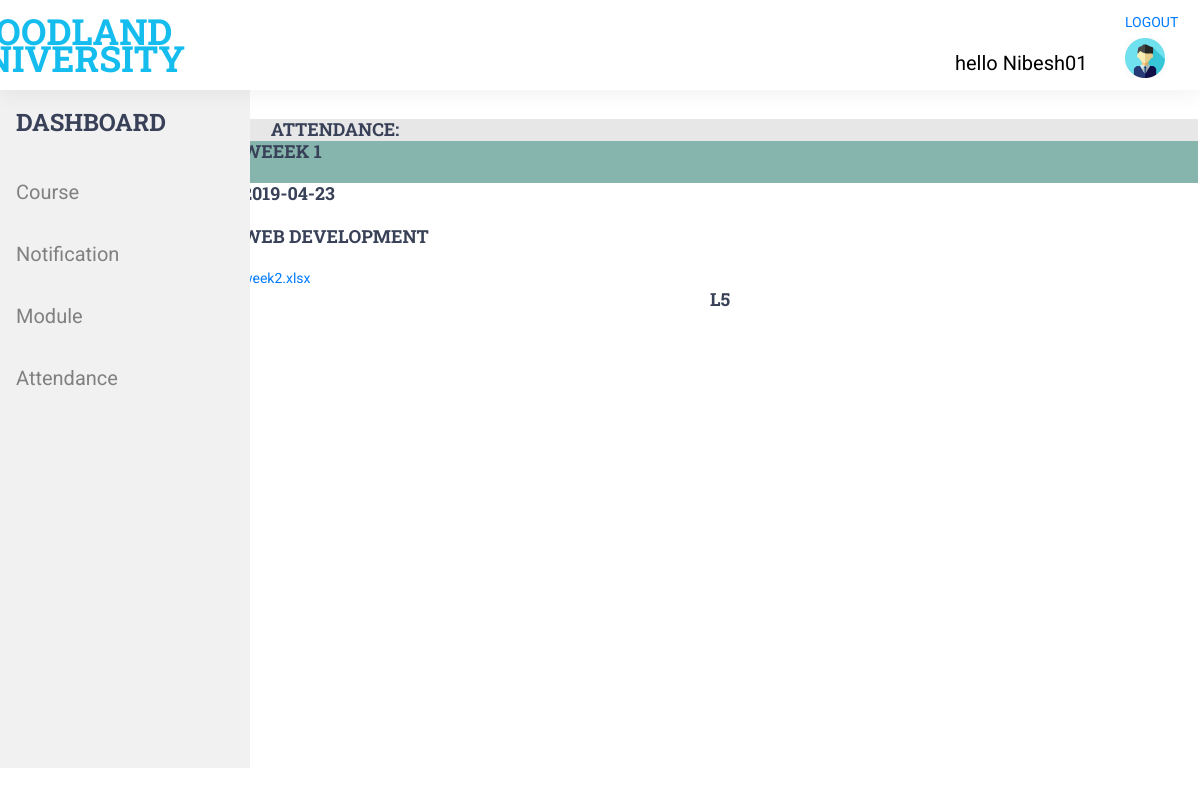
The app's page /course_leader/view_attendance.php (signed in) with its own data.
### tables this page shows
CREATE TABLE `attendance` (
  `id` int(11) NOT NULL,
  `class` varchar(255) NOT NULL,
  `week` varchar(255) NOT NULL,
  `attendance` varchar(255) NOT NULL,
  `attendance_creation_date` date NOT NULL,
  `module_name` varchar(255) NOT NULL
);

### course_leader/view_attendance.php (the view, shortened to what this page needs)
<?php
include 'session.php';
?>
<!DOCTYPE html>
<html>
<head>
	<link rel="stylesheet" type="text/css" href="../styles/bootstrap4/bootstrap.min.css">
<link rel="stylesheet" type="text/css" href="../styles/main_styles.css">
<link rel="stylesheet" type="text/css" href="../styles/responsive.css">
<link rel="stylesheet" type="text/css" href="../styles/style.css">
</head>
<body>
	<section>
		<main>
				<?php require 'course_leader_sidebar.php';
	       ?>
			<div class="courses">
		<div class="section_background parallax-window" data-parallax="scroll" data-image-src="../images/courses_background.jpg" data-speed="0.8" style="height: 100%; position: fixed;"></div>
	 <div class="notification" >
	 	<div class="note">
  <h4 style="margin-left: 3%;">ATTENDANCE:</h4>
  </div>
  <?php
$pdo = new PDO('mysql:dbname=group_project;host=localhost', 'root', '');
$users = $pdo->prepare("SELECT * FROM attendance");
$users->execute();
?>
<?php
foreach ($users as $row) {?>
	<div class="about_module">
<h4><?php echo"WEEEK ".$row['week']?></h4><br></div>
<h4><?php echo $row['attendance_creation_date']?></h4><br>
<h4><?php echo $row['module_name']?></h4><br>
<a type="file" href="../module_leader/attendance_file/<?php echo $row['attendance']?>"><?php echo $row['attendance']?></a><br>
<h4 style="text-align: center;"><?php echo $row['class']?></h4></div><br>
<?php
}
?>
</div>
		</main>
	</section>
</body>
</html>

### styles/main_styles.css (style rules this page uses)
* { margin: 0; padding: 0; -webkit-font-smoothing: antialiased; -webkit-text-shadow: rgba(0,0,0,.01) 0 0 1px; text-shadow: rgba(0,0,0,.01) 0 0 1px; }
body { font-family: 'Roboto', sans-serif; font-size: 14px; font-weight: 400; background: #FFFFFF; color: #a5a5a5; }
div { display: block; position: relative; -webkit-box-sizing: border-box; -moz-box-sizing: border-box; box-sizing: border-box; }
a, a:hover, a:visited, a:active, a:link { text-decoration: none; -webkit-font-smoothing: antialiased; -webkit-text-shadow: rgba(0,0,0,.01) 0 0 1px; text-shadow: rgba(0,0,0,.01) 0 0 1px; }
h4 { font-size: 18px; }
h1, h2, h3, h4, h5, h6 { font-family: 'Roboto Slab', serif; font-weight: 700; -webkit-font-smoothing: antialiased; -webkit-text-shadow: rgba(0,0,0,.01) 0 0 1px; text-shadow: rgba(0,0,0,.01) 0 0 1px; color: #384158; margin-bottom: 0; }
.section_background { position: absolute; top: 0; left: 0; width: 100%; height: 100%; }
.courses { width: 100%; padding-top: 93px; padding-bottom: 100px; }

### styles/style.css (style rules this page uses)
body { width: 100%; height: 100%; }

### course_leader/view_attendance.php (style rules this page uses)
.notification { margin-top: 2%; margin-left: 20%; width: 80%; height: 40%; position: fixed; padding: 2px; background: white; overflow-x: auto; overflow-y: auto; color: black; }
.note { color: black; background: #e7e7e7; }
.about_module { background: #85B5AD; }

### records on screen
attendance: week "1", attendance_creation_date "2019-04-23", module_name "WEB DEVELOPMENT", attendance "week2.xlsx", class "L5"

### other values on screen
$_SESSION['sess_login'] "Nibesh01"
